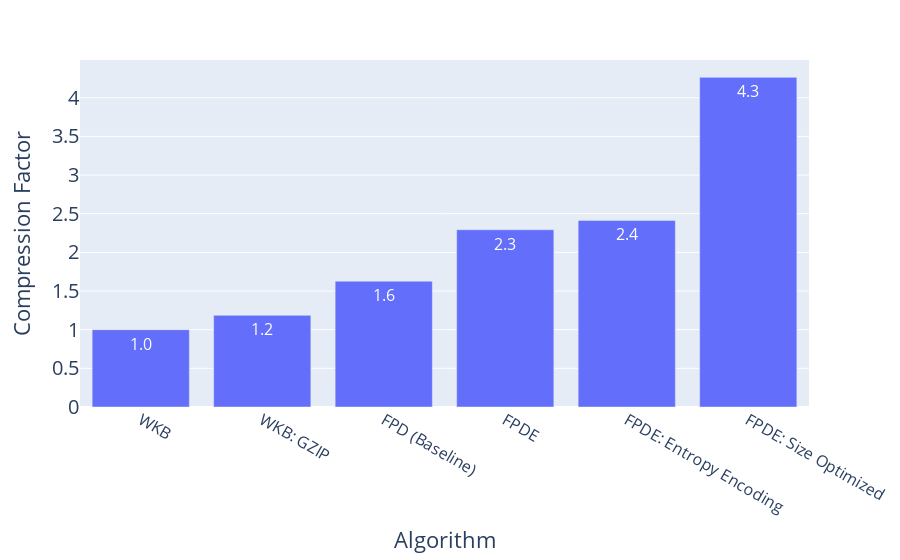

Here is the notebook cell this chart was saved with:
### Code cell
df2= df_avg.groupby("Algorithm")['Total Comp Factor', "Wkb Size"].mean()
df2.reset_index(inplace=True)
import plotly.express as px
df2 = df2[~df2['Algorithm'].isin(["WKB: BZIP2", "FPDE: Arbitrary Precision"])]
df2 = df2.rename(columns={"Total Comp Factor": "Compression Factor"})
display(df2)
fig = px.bar(df2,  x="Algorithm", y="Compression Factor", text_auto=".1f", category_orders={"Algorithm":["WKB", "WKB: GZIP"]})
fig.update_annotations(font=dict(size=16))
fig.update_yaxes(matches=None, showticklabels=True,  tickfont=dict(size=16))
fig.update_xaxes(tickfont=dict(size=16))
fig.update_traces(textfont=dict(size=16))
fig.update_yaxes(matches=None, showticklabels=True,  tickfont=dict(size=20))
fig.update_layout(
font = dict(size=18))
fig.show()

### Figure 1 — Plotly figure (JSON) as saved in the notebook; plotly's stock layout.template omitted (floating-point values rounded to 4 significant figures)
{"data": [{"alignmentgroup": "True", "hovertemplate": "Algorithm=%{x}<br>Compression Factor=%{y}<extra></extra>", "legendgroup": "", "marker": {"color": "#636efa", "pattern": {"shape": ""}}, "name": "", "offsetgroup": "", "orientation": "v", "showlegend": false, "textfont": {"size": 16}, "textposition": "auto", "texttemplate": "%{y:.1f}", "type": "bar", "x": ["FPD (Baseline)", "FPDE", "FPDE: Entropy Encoding", "FPDE: Size Optimized", "WKB", "WKB: GZIP"], "xaxis": "x", "y": [1.627, 2.292, 2.414, 4.264, 1, 1.186], "yaxis": "y"}], "layout": {"barmode": "relative", "font": {"size": 18}, "legend": {"tracegroupgap": 0}, "margin": {"t": 60}, "xaxis": {"anchor": "y", "categoryarray": ["WKB", "WKB: GZIP"], "categoryorder": "array", "domain": [0, 1], "tickfont": {"size": 16}, "title": {"text": "Algorithm"}}, "yaxis": {"anchor": "x", "domain": [0, 1], "showticklabels": true, "tickfont": {"size": 20}, "title": {"text": "Compression Factor"}}}}
